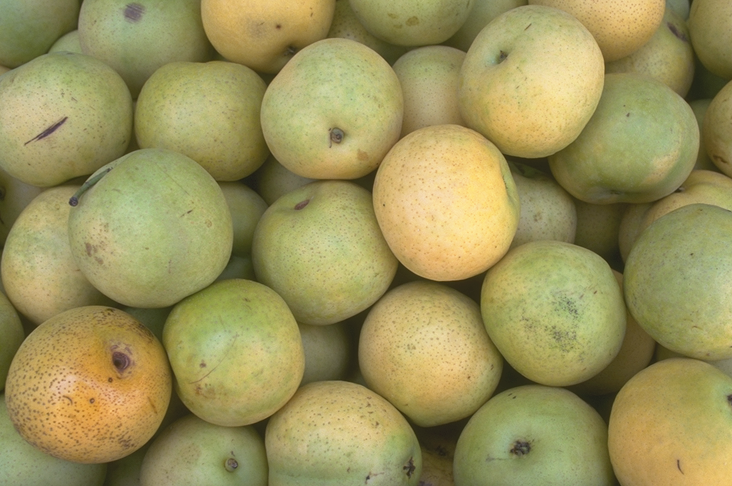
#> input picture immagini/pears.png, 732 x 486 px, found by its file name; the run also reads 1 picture not shown here
$ python prova1_ex2__.py
#> lines starting #> are read from the running program, lines starting #| are printed output that depends on the picture; after the words box and inside, x2 and y2 are one past the last pixel; in counts of white or black regions, pixels touching at a corner belong together
# -*- coding: utf-8 -*-
"""
Created on Sat Apr 19 18:10:14 2025

prova 1, ex 2
"""

import numpy as np
import matplotlib.pyplot as plt
import skimage.io as io
import scipy.ndimage as ndi
from skimage.color import hsv2rgb, rgb2hsv
plt.close('all')

x_ori = np.float64(io.imread('Immagini/pears.png'))/255
x = np.float64(io.imread('Immagini/pears_noise.png'))/255
plt.figure()
plt.imshow(x)
plt.title('immagine rumorosa')
x_hsv = rgb2hsv(x)
#> x_hsv: shape (486, 732, 3) float64; mean of channels 0, 1, 2 0.153, 0.427, 0.613
V = x_hsv[:,:,2]

plt.figure()
plt.imshow(V,clim=[0,1], cmap='gray')
plt.title("luminanza del'immagine rumorosa")

M,N = V.shape
#> M = 486; N = 732
fV = np.fft.fftshift(np.fft.fft2(V))
m = np.fft.fftshift(np.fft.fftfreq(M))
#> m = 486 values from -0.5 to 0.498
n = np.fft.fftshift(np.fft.fftfreq(N))
#> n = 732 values from -0.5 to 0.499
l,k = np.meshgrid(n,m)

plt.figure()
plt.imshow(np.log(1+np.abs(fV)),clim=None, cmap='gray', extent=(-0.5,+0.5,+0.5,-0.5))
plt.title("spettro di luminanza del'immagine rumorosa")

# [4 lines of commented-out code are left out]

H = np.ones((M,N), np.bool_)
list_point = [(-0.1,0.1),(-0.2,0.2),(-0.3,0.3),(-0.4,0.4),(-0.5,0.5)]
B = 0.015
B2 = 0.005
B3 = 0.1
for i in range(4):
    nu = list_point[i][1]
    mu = list_point[i][0]

    D1 = np.sqrt((k-mu)**2+(l-nu)**2)
    D2 = np.sqrt((k+mu)**2+(l+nu)**2)
    H = H & (D1>B) & (D2>B)
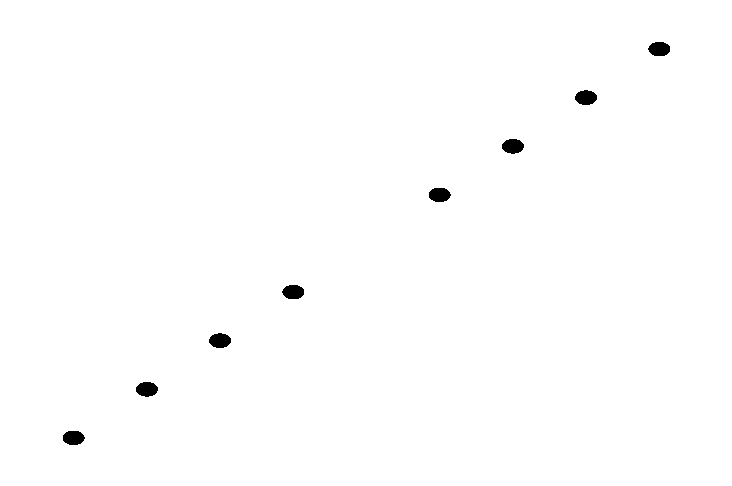
#> H: shape (486, 732) bool; 99.4% white; 8 black regions, largest, box (x1, y1, x2, y2) and area: (575, 90, 597, 105) 255, (502, 139, 524, 154) 255, (209, 333, 231, 348) 255
nu = list_point[0][1]
mu = list_point[0][0]
R1 = (np.abs(k-mu) > B2) | (np.abs(l-nu) > B3)
R2 = (np.abs(k+mu) > B2) | (np.abs(l+nu) > B3)
R3 = (np.abs(k-mu) > B3) | (np.abs(l-nu) > B2)
R4 = (np.abs(k+mu) > B3) | (np.abs(l+nu) > B2)
H = H & R1 & R2 & R3 & R4


plt.figure()
plt.imshow(H,clim=[0,1], cmap='gray', extent=(-0.5,+0.5,+0.5,-0.5))
plt.title("filtro in frequenza")

fV = fV * H

plt.figure()
plt.imshow(np.log(1+np.abs(fV)),clim=None, cmap='gray', extent=(-0.5,+0.5,+0.5,-0.5))
plt.title("spettro di luminanza del'immagine filtrata")

V = np.real(np.fft.ifft2(np.fft.ifftshift(fV)))
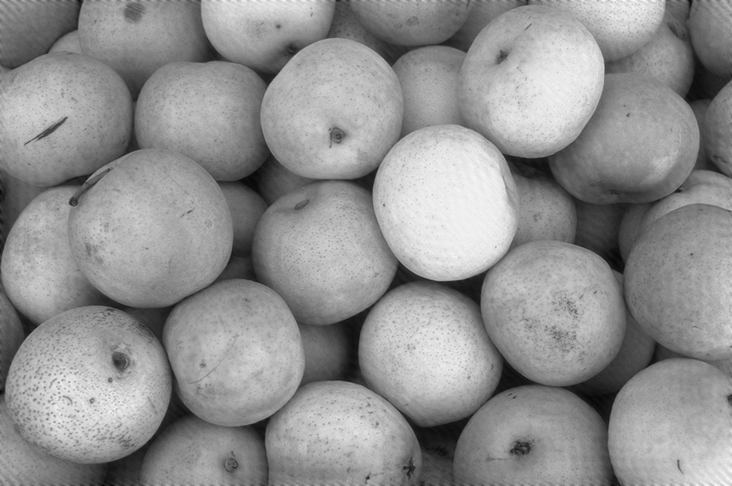
#> V: shape (486, 732) float64; min 0.0906, max 1.01, mean 0.613; drawn with min black and max white

plt.figure()
plt.imshow(V,clim=[0,1], cmap='gray')
plt.title("luminanza del'immagine filtrata")

H = x_hsv[:,:,0]
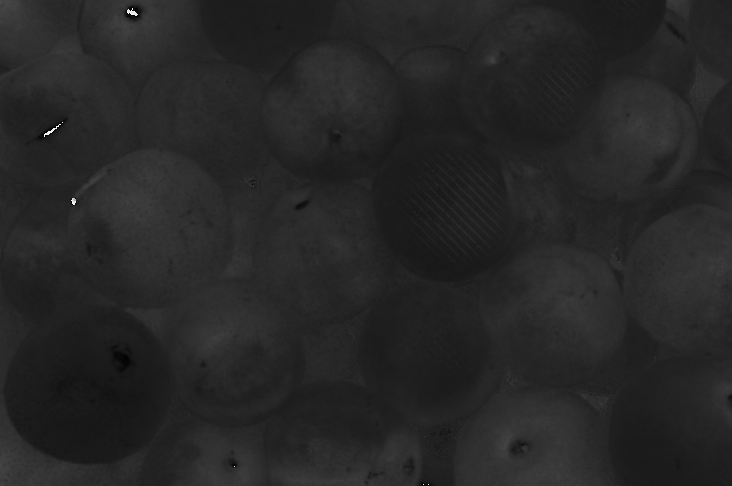
#> H: shape (486, 732) float64; min 0, max 0.99, mean 0.153
S = x_hsv[:,:,1]
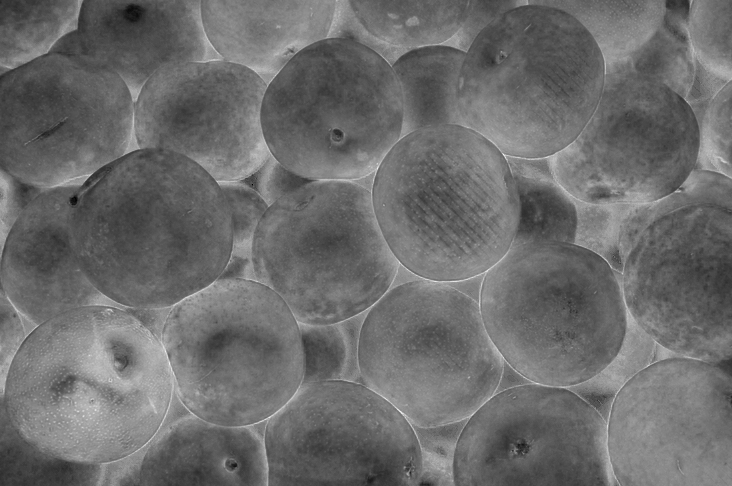
#> S: shape (486, 732) float64; min 0, max 0.969, mean 0.427
y_hsv = np.stack((H,S,V),2)
#> y_hsv: shape (486, 732, 3) float64; mean of channels 0, 1, 2 0.153, 0.427, 0.613
y = hsv2rgb(y_hsv)

MSE = np.mean((x_ori-y)**2)
#> MSE = 8.14e-05
print('MSE=', MSE)
#| MSE= 8.141259771255968e-05
#MSE= 9.089287001374027e-05
plt.figure()
plt.imshow(y)
plt.title("immagine filtrata")

S = S ** 0.6
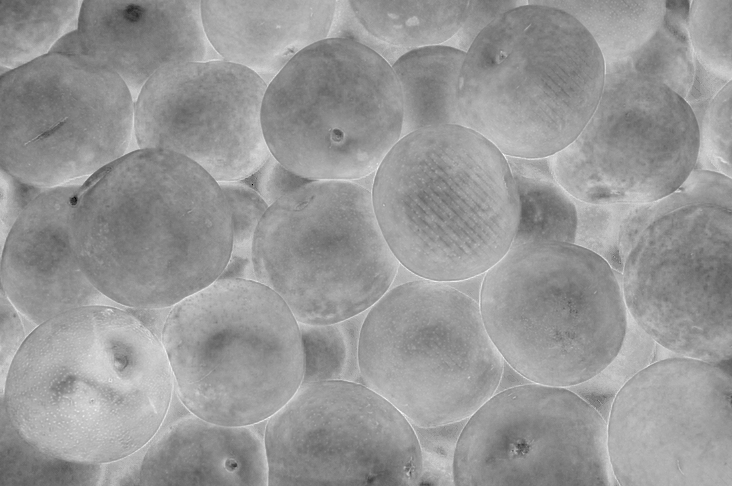
#> S: shape (486, 732) float64; min 0, max 0.981, mean 0.595
y_hsv = np.stack((H,S,V),2)
#> y_hsv: shape (486, 732, 3) float64; mean of channels 0, 1, 2 0.153, 0.595, 0.613
y = hsv2rgb(y_hsv)
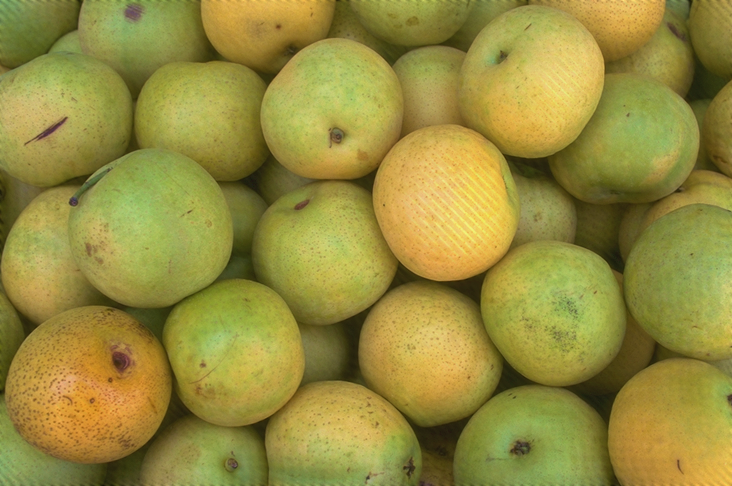
#> y: shape (486, 732, 3) float64; mean R, G, B 0.6, 0.561, 0.253; drawn with min black and max white

plt.figure()
plt.imshow(y)
plt.title("immagine filtrata con enhancement dei colori")
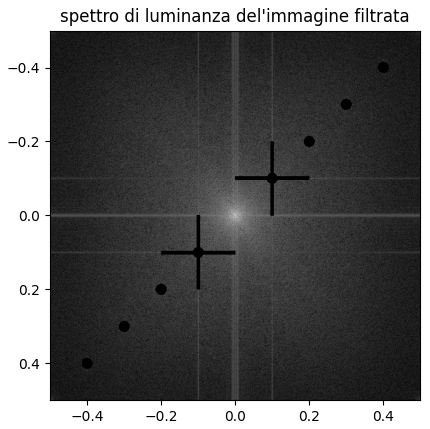
#> figure drawn by matplotlib, 1 panel
